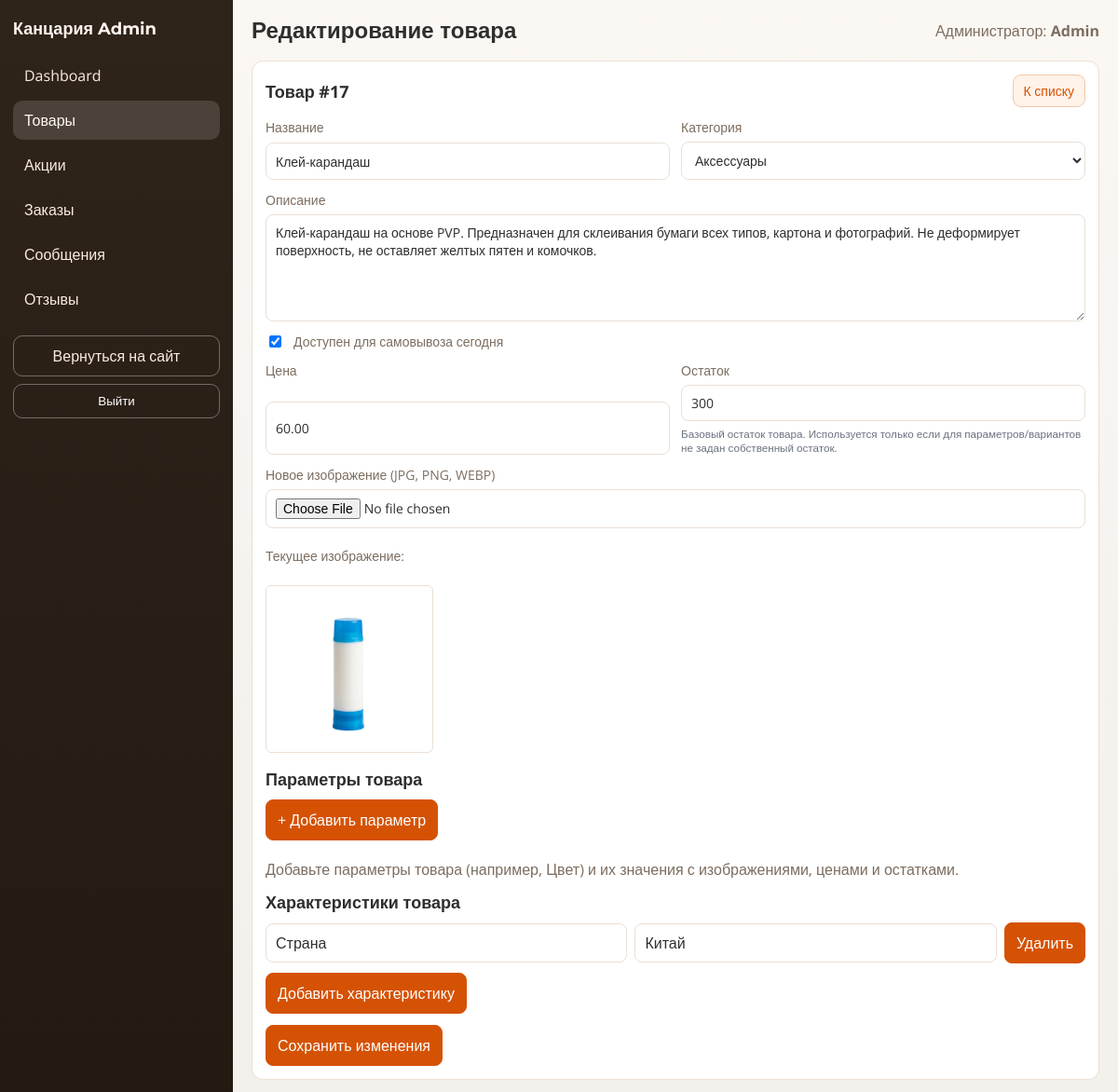
The app's page /admin/product_edit.php?id=17 (signed in) with its own data.
### tables this page shows
CREATE TABLE `users` (
    `id` int(10) UNSIGNED NOT NULL,
    `role_id` int(10) UNSIGNED NOT NULL,
    `name` varchar(100) NOT NULL,
    `email` varchar(150) NOT NULL,
    `password_hash` varchar(255) NOT NULL,
    `phone` varchar(20) DEFAULT NULL,
    `is_verified` tinyint(1) NOT NULL DEFAULT '0',
    `email_verified_at` datetime DEFAULT NULL,
    `created_at` timestamp NULL DEFAULT CURRENT_TIMESTAMP,
    `updated_at` timestamp NULL DEFAULT CURRENT_TIMESTAMP ON UPDATE CURRENT_TIMESTAMP
);

CREATE TABLE `products` (
    `id` int(10) UNSIGNED NOT NULL,
    `category_id` int(10) UNSIGNED NOT NULL,
    `name` varchar(200) NOT NULL,
    `description` text,
    `price` decimal(10, 2) NOT NULL,
    `stock_quantity` int(10) UNSIGNED DEFAULT '0',
    `pickup_available` tinyint(1) DEFAULT NULL,
    `rating` decimal(2, 1) DEFAULT '0.0',
    `is_active` tinyint(1) DEFAULT '1',
    `created_at` timestamp NULL DEFAULT CURRENT_TIMESTAMP,
    `updated_at` timestamp NULL DEFAULT CURRENT_TIMESTAMP ON UPDATE CURRENT_TIMESTAMP
);

CREATE TABLE `categories` (
    `id` int(10) UNSIGNED NOT NULL,
    `name` varchar(100) NOT NULL,
    `slug` varchar(120) NOT NULL
);

### admin/includes/bootstrap.php (called while the page is built, shortened)
<?php
function admin_e($value): string
{
    return htmlspecialchars((string)$value, ENT_QUOTES, 'UTF-8');
}
function admin_safe_int($value, int $default = 0): int
{
    return is_numeric($value) ? (int)$value : $default;
}

### admin/includes/auth.php (called while the page is built, shortened)
<?php
require_once __DIR__ . '/bootstrap.php';
function admin_current_user(): ?array
{
    global $pdo;
    $sessionAdminId = admin_safe_int($_SESSION['admin_user_id'] ?? 0);
    try {
        $stmt = $pdo->prepare(
            'SELECT u.id, u.name, u.email
             FROM users u
             INNER JOIN roles r ON r.id = u.role_id
             WHERE u.id = ? AND r.name = ? LIMIT 1'
        );
        $stmt->execute([$sessionAdminId, 'admin']);
        $user = $stmt->fetch();
        return is_array($user) ? $user : null;
    } catch (Throwable $e) {
        admin_log_error('admin_current_user', $e);
        return null;
    }
}
function admin_require_auth(): array
{
    $user = admin_current_user();
    return $user;
}

### includes/product_characteristics.php (called while the page is built, shortened)
<?php
function product_characteristics_ensure_schema(PDO $pdo): void
{
    static $done = false;
    if ($done) {
        return;
    }
    $done = true;
}
function product_characteristics_fetch(PDO $pdo, int $productId): array
{
    try {
        $stmt = $pdo->prepare(
            'SELECT id, name, value, sort_order
             FROM product_characteristics
             WHERE product_id = ?
             ORDER BY sort_order ASC, id ASC'
        );
        $stmt->execute([$productId]);
        $rows = $stmt->fetchAll() ?: [];
        foreach ($rows as &$row) {
            $row['id'] = (int)$row['id'];
        }
        return $rows;
    } catch (Throwable $e) {
        error_log('Fetch product characteristics error: ' . $e->getMessage());
        return [];
    }
}

### admin/includes/product_attribute_catalog.php (called while the page is built, shortened)
<?php
function admin_attribute_catalog_defaults(): array
{
    return [
        'Цвет',
        'Размер',
        'Формат',
        'Объем',
        'Толщина',
        'Количество в наборе',
        'Количество листов',
        'Плотность бумаги',
        'Тип бумаги',
        'Тип крепления',
        'Тип обложки',
        'Жесткость',
    ];
}
function admin_attribute_catalog_ensure_schema(PDO $pdo): void
{
    $done = true;
    try {
        $pdo->exec(
            "CREATE TABLE IF NOT EXISTS attributes (
                id INT UNSIGNED NOT NULL AUTO_INCREMENT,
                name VARCHAR(150) NOT NULL,
                created_at TIMESTAMP NULL DEFAULT CURRENT_TIMESTAMP,
                PRIMARY KEY (id),
                UNIQUE KEY uniq_attributes_name (name)
            ) ENGINE=InnoDB DEFAULT CHARSET=utf8mb4 COLLATE=utf8mb4_unicode_ci"
        );
        $insert = $pdo->prepare('INSERT IGNORE INTO attributes (name) VALUES (?)');
        foreach (admin_attribute_catalog_defaults() as $name) {
            $insert->execute([$name]);
        }
    } catch (Throwable $e) {
        admin_log_error('attribute_catalog_schema', $e);
    }
}
function admin_attribute_catalog_all(PDO $pdo): array
{
    admin_attribute_catalog_ensure_schema($pdo);
    try {
        $stmt = $pdo->query('SELECT id, name FROM attributes ORDER BY name ASC');
        return $stmt ? ($stmt->fetchAll() ?: []) : [];
    } catch (Throwable $e) {
        admin_log_error('attribute_catalog_all', $e);
        return [];
    }
}

### includes/product_options_catalog.php (called while the page is built, shortened)
<?php
function product_option_catalog(): array
{
    return [
        'color' => 'Цвет',
        'size' => 'Размер',
        'format' => 'Формат',
        'volume' => 'Объем',
        'thickness' => 'Толщина',
        'set_quantity' => 'Количество в наборе',
        'sheet_quantity' => 'Количество листов',
        'paper_density' => 'Плотность бумаги',
        'paper_type' => 'Тип бумаги',
        'binding_type' => 'Тип крепления',
        'cover_type' => 'Тип обложки',
        'hardness' => 'Жесткость',
    ];
}

### includes/product_options_repository.php (called while the page is built, shortened)
<?php
function product_fetch_parameters(int $productId): array
{
    global $pdo;
    try {
        $stmt = $pdo->prepare(
            'SELECT p.id, p.name, p.code, p.sort_order,
                    pv.id as value_id, pv.name as value_name, pv.price, pv.stock_quantity, pv.image_path as value_image_path, pv.sort_order as value_sort_order
             FROM product_parameters p
             LEFT JOIN product_parameter_values pv ON pv.parameter_id = p.id
             WHERE p.product_id = ?
             ORDER BY p.sort_order ASC, p.id ASC, pv.sort_order ASC, pv.id ASC'
        );
        $stmt->execute([$productId]);
        $rawRows = $stmt->fetchAll(PDO::FETCH_ASSOC) ?: [];
        $parameters = [];
        return array_values($parameters);
    } catch (Throwable $e) {
        error_log('Fetch product parameters error: ' . $e->getMessage());
        return [];
    }
}
function product_fetch_variants(int $productId, bool $activeOnly = false): array
{
    global $pdo;
    try {
        $sql = 'SELECT id, product_id, label, price, stock_quantity, attributes_json, is_active
                FROM product_variants
                WHERE product_id = ?';
        $sql .= ' ORDER BY id ASC';
        $stmt = $pdo->prepare($sql);
        $stmt->execute([$productId]);
        $rows = $stmt->fetchAll() ?: [];
        return $rows;
    } catch (Throwable $e) {
        error_log('Fetch product variants error: ' . $e->getMessage());
        return [];
    }
}
function product_fetch_attribute_catalog_rows(): array
{
    $rows = [];
    foreach (product_option_catalog() as $code => $name) {
        $rows[] = [
            'id' => 0,
            'code' => $code,
            'name' => $name,
        ];
    }
    return $rows;
}

### includes/product_options_admin.php (called while the page is built, shortened)
<?php
function product_admin_form_payload(int $productId): array
{
    return [
        'catalog' => product_fetch_attribute_catalog_rows(),
        'parameters' => $productId > 0 ? product_fetch_parameters($productId) : [],
        'variants' => $productId > 0 ? product_fetch_variants($productId, false) : [],
    ];
}

### admin/includes/csrf.php (called while the page is built, shortened)
<?php
require_once __DIR__ . '/bootstrap.php';
function admin_csrf_token(): string
{
    return $_SESSION['admin_csrf_token'];
}

### admin/product_edit.php (the view, shortened to what this page needs)
<?php
require_once __DIR__ . '/includes/layout.php';
require_once __DIR__ . '/../includes/product_options.php';
require_once __DIR__ . '/../includes/product_characteristics.php';
require_once __DIR__ . '/includes/product_attribute_catalog.php';
global $pdo;
$productId = admin_safe_int($_GET['id'] ?? 0);
$categories = [];
try {
    $stmt = $pdo->query('SELECT id, name, slug FROM categories ORDER BY name ASC');
    $categories = $stmt->fetchAll() ?: [];
} catch (Throwable $e) {
    admin_log_error('product_edit_categories', $e);
}
try {
    $stmt = $pdo->prepare(
        'SELECT p.id, p.category_id, p.name, p.description, p.price, p.stock_quantity, p.pickup_available,
                (SELECT pi.image_path FROM product_images pi WHERE pi.product_id = p.id ORDER BY pi.id ASC LIMIT 1) AS image_path
         FROM products p
         WHERE p.id = ? LIMIT 1'
    );
    $stmt->execute([$productId]);
    $product = $stmt->fetch();
} catch (Throwable $e) {
    admin_log_error('product_edit_fetch', $e);
    admin_set_flash('error', 'Не удалось загрузить товар.');
    admin_redirect('/admin/products.php');
}
$form = [
    'name' => (string)$product['name'],
    'description' => (string)$product['description'],
    'price' => (string)$product['price'],
    'stock_quantity' => (string)$product['stock_quantity'],
    'category_id' => (string)$product['category_id'],
    'pickup_available' => ((int)($product['pickup_available'] ?? 1) === 1) ? '1' : '0',
];
$currentImage = (string)($product['image_path'] ?? '');
$variantPayload = product_admin_form_payload($productId);
$attributeCatalog = admin_attribute_catalog_all($pdo);
$characteristics = product_characteristics_fetch($pdo, $productId);
admin_render_header('Редактирование товара', 'products');
?>
<section class="admin-form-wrap">
    <div class="admin-section-head">
        <h2>Товар #<?php echo admin_e((string)$productId); ?></h2>
        <a class="admin-link-btn" href="/admin/products.php">К списку</a>
    </div>
    <form method="post" enctype="multipart/form-data" class="admin-form admin-form-grid">
        <label>
            Название
            <input type="text" name="name" value="<?php echo admin_e($form['name']); ?>" required>
        </label>
        <label>
            Категория
            <select name="category_id" required>
                <?php foreach ($categories as $category): ?>
                    <option value="<?php echo admin_e((string)$category['id']); ?>"
                        <?php echo ((string)$category['id'] === $form['category_id']) ? 'selected' : ''; ?>>
                        <?php echo admin_e((string)$category['name']); ?>
                    </option>
                <?php endforeach; ?>
            </select>
        </label>
        <label class="admin-full">
            Описание
            <textarea name="description" rows="5" required><?php echo admin_e($form['description']); ?></textarea>
        </label>
        <label class="admin-full" style="display:flex; align-items:center; gap:10px;">
            <input type="checkbox" name="pickup_available" value="1" <?php echo $form['pickup_available'] === '1' ? 'checked' : ''; ?>>
            <span>Доступен для самовывоза сегодня</span>
        </label>
        <label>
            Цена
            <input type="number" name="price" value="<?php echo admin_e($form['price']); ?>" step="0.01" min="0.01" required>
        </label>
        <label>
            Остаток
            <input type="number" name="stock_quantity" value="<?php echo admin_e($form['stock_quantity']); ?>" min="0" required>
            <small style="color:#6b7280;">Базовый остаток товара. Используется только если для параметров/вариантов не задан собственный остаток.</small>
        </label>
        <label class="admin-full">
            Новое изображение (JPG, PNG, WEBP)
            <input type="file" name="image" accept=".jpg,.jpeg,.png,.webp">
            <?php if ($currentImage !== ''): ?>
                <div class="admin-edit-img-preview">
                    <p>Текущее изображение:</p>
                    <img class="admin-thumb admin-thumb-large" src="<?php echo admin_e($currentImage); ?>" alt="">
                </div>
            <?php endif; ?>
        </label>
        <div class="admin-variants"
            data-parameter-catalog="<?php echo admin_e(json_encode(array_map(static function (array $item): string {
                                        return (string)$item['name'];
                                    }, $attributeCatalog), JSON_UNESCAPED_UNICODE)); ?>"
            data-initial-parameters="<?php echo admin_e(json_encode($variantPayload['parameters'], JSON_UNESCAPED_UNICODE)); ?>"
            data-initial-variants="<?php echo admin_e(json_encode($variantPayload['variants'], JSON_UNESCAPED_UNICODE)); ?>"
            data-csrf-token="<?php echo admin_e(admin_csrf_token()); ?>">
            <div>
                <h3 class="admin-variants__section-title">Параметры товара</h3>
                <button type="button" class="admin-text-btn" id="add-parameter" style="margin-bottom: 20px;">+ Добавить параметр</button>
                <p class="admin-variants__hint">Добавьте параметры товара (например, Цвет) и их значения с изображениями, ценами и остатками.</p>
            </div>
        </div>
        <div class="admin-full admin-characteristics" data-characteristics
            data-initial-characteristics="<?php echo admin_e(json_encode($characteristics, JSON_UNESCAPED_UNICODE)); ?>">
            <h3 class="admin-variants__section-title">Характеристики товара</h3>
            <div class="admin-characteristics__list" data-characteristics-list></div>
            <button type="button" class="admin-text-btn" data-characteristics-add>Добавить характеристику</button>
        </div>
        <button type="submit" class="admin-save-btn">Сохранить изменения</button>
    </form>
</section>
<?php admin_render_footer(); ?>

### admin/includes/layout.php (shortened to what this page needs)
<?php
require_once __DIR__ . '/auth.php';
require_once __DIR__ . '/csrf.php';
function admin_nav_items(): array
{
    return [
        'dashboard'  => ['label' => 'Dashboard', 'href' => '/admin/index.php'],
        'products'   => ['label' => 'Товары', 'href' => '/admin/products.php'],
        'promotions' => ['label' => 'Акции', 'href' => '/admin/promotions.php'],
        'orders'     => ['label' => 'Заказы', 'href' => '/admin/orders.php'],
        'messages'   => ['label' => 'Сообщения', 'href' => '/admin/messages.php'],
        'reviews'    => ['label' => 'Отзывы', 'href' => '/admin/reviews.php'],
    ];
}
function admin_render_header(string $title, string $active = ''): void
{
    $user = admin_require_auth();
    $nav = admin_nav_items();
?>
    <!DOCTYPE html>
    <html lang="ru">
    <head>
        <link rel="stylesheet" href="/admin/assets/css/admin-base.css">
        <link rel="stylesheet" href="/admin/assets/css/admin-layout.css">
        <link rel="stylesheet" href="/admin/assets/css/admin-components.css">
        <link rel="stylesheet" href="/admin/assets/css/admin-modules.css">
        <link rel="stylesheet" href="/admin/assets/css/admin-responsive.css">
    </head>
    <body class="admin-body">
        <div class="admin-shell">
            <aside class="admin-sidebar">
                <a class="admin-brand" href="/admin/index.php">Канцария <span>Admin</span></a>
                <nav class="admin-nav">
                    <?php foreach ($nav as $key => $item): ?>
                        <a class="admin-nav__item <?php echo $active === $key ? 'is-active' : ''; ?>"
                            href="<?php echo admin_e($item['href']); ?>">
                            <?php echo admin_e($item['label']); ?>
                        </a>
                    <?php endforeach; ?>
                </nav>
                <div class="admin-sidebar-footer">
                    <a class="admin-back-link" href="/index.php">Вернуться на сайт</a>
                    <form method="post" action="/admin/api/logout.php" class="admin-logout-form"
                        onsubmit="return confirm('Выйти из системы?');">
                        <button class="admin-logout-btn" type="submit">Выйти</button>
                    </form>
                </div>
            </aside>
            <main class="admin-main">
                <header class="admin-topbar">
                    <h1 class="admin-title"><?php echo admin_e($title); ?></h1>
                    <div class="admin-user">
                        <span class="admin-user__role">Администратор:</span>
                        <strong><?php echo admin_e($user['name'] ?? 'Admin'); ?></strong>
                    </div>
                </header>
                <div class="admin-content">
                <?php
}
function admin_render_footer(array $scripts = []): void
{
    ?>
                </div>
            </main>
        </div>
    </body>
    </html>
<?php
}

### records on screen
users: name "Admin"
products: name "Клей-карандаш", category_id "Аксессуары", description "Клей-карандаш на основе PVP. Предназначен для склеивания бумаги всех типов, картона и фотографий. Не деформирует поверхность, не оставляет желтых пятен и комочков.", price "60.00", stock_quantity "300"

### other values on screen
admin_e($item['label']) "Dashboard"
admin_e($item['label']) "Товары"
admin_e($item['label']) "Акции"
admin_e($item['label']) "Заказы"
admin_e($item['label']) "Сообщения"
admin_e($item['label']) "Отзывы"
admin_e($title) "Редактирование товара"
admin_e((string)$productId) "17"
